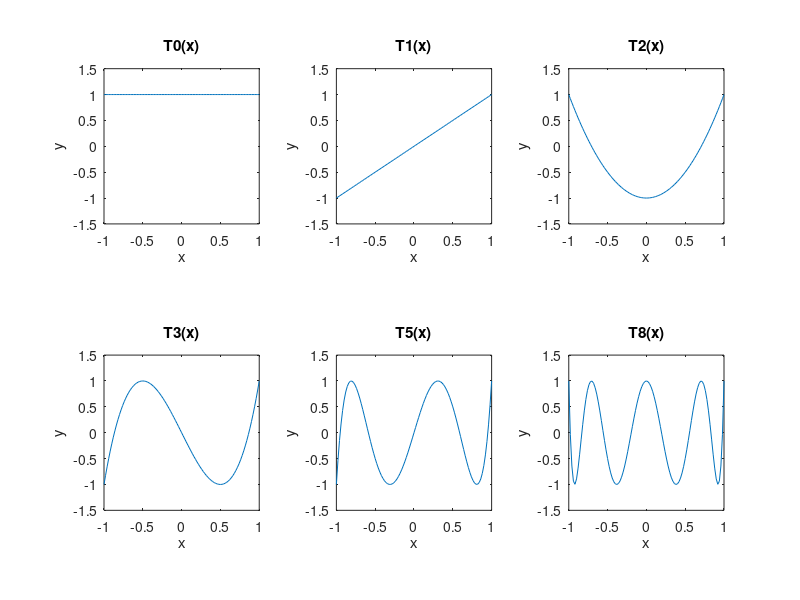

Recreate this plot in MATLAB.
% f4_8
% Copyright S. Nakamura, 1995
set(gcf, 'NumberTitle','off','Name', 'Figure 4.8')

clear, clf
subplot(231)
k=0;
x=-1:0.02:1;
y = cos(k*acos(x));
plot(x,y)
axis('square')
axis([-1 1  -1.5 1.5])
title('T0(x)')
ylabel('y'); xlabel('x')


subplot(232)
k=1;
x=-1:0.02:1;
y = cos(k*acos(x));
plot(x,y)
axis('square')
axis([-1 1 -1.5 1.5])
title('T1(x)')
ylabel('y'); xlabel('x')

subplot(233)
k=2;
x=-1:0.02:1;
y = cos(k*acos(x));
plot(x,y)
axis('square')
axis([-1 1  -1.5 1.5])
title('T2(x)')
ylabel('y'); xlabel('x')


subplot(234)
k=3;
x=-1:0.02:1;
y = cos(k*acos(x));
plot(x,y)
axis('square')
axis([-1 1 -1.5 1.5])
title('T3(x)')
ylabel('y'); xlabel('x')

subplot(235)
k=5;
x=-1:0.02:1;
y = cos(k*acos(x));
plot(x,y)
axis('square')
axis([-1 1 -1.5 1.5])
title('T5(x)')
ylabel('y'); xlabel('x')

subplot(236)
k=8;
x=-1:0.02:1;
y = cos(k*acos(x));
plot(x,y)
axis('square')
axis([-1 1 -1.5 1.5])
title('T8(x)')
ylabel('y'); xlabel('x')
